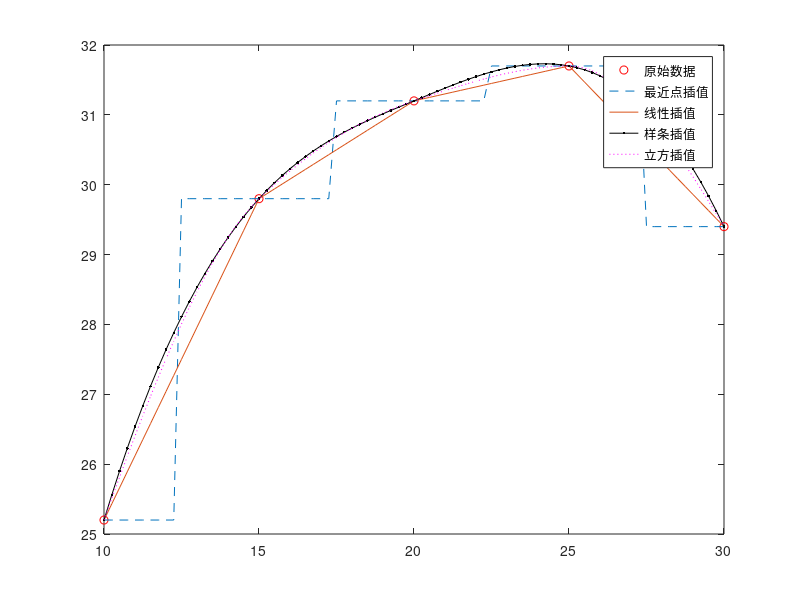

Here is the MATLAB script that generated this plot:
clc;clf;
x=10:5:30;
y=[25.2,29.8,31.2,31.7,29.4]
xi=10:0.25:30;
yi1=interp1(x,y,xi,'*nearest');
yi2=interp1(x,y,xi,'*linear');
yi3=interp1(x,y,xi,'*spline');
yi4=interp1(x,y,xi,'*pchip');
plot(x,y,'ro',xi,yi1,'--',xi,yi2,'-',xi,yi3,'k.-',xi,yi4,'m:')
legend('原始数据','最近点插值','线性插值','样条插值','立方插值')